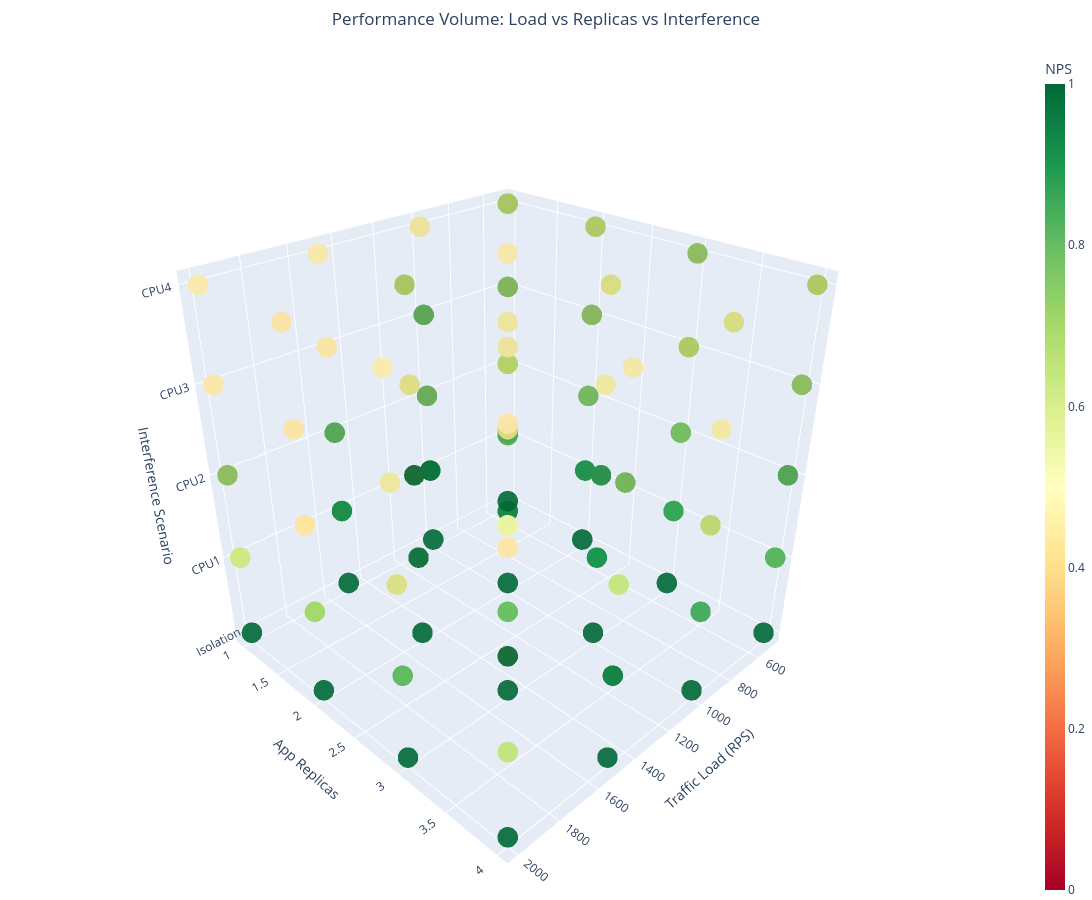

Notebook source saved alongside this figure:
### Code cell
import plotly.graph_objects as go
import pandas as pd
import numpy as np

# 1. Map Scenarios to numeric values for the Z-axis
# Using the standard order: Isolation (0) to CPU4 (4)
scenario_map = {'Isolation': 0, 'CPU1': 1, 'CPU2': 2, 'CPU3': 3, 'CPU4': 4}
plot_df['Z_Interference'] = plot_df['Scenario_Label'].map(scenario_map)

# 2. Filter out any NaNs in our plotting columns to ensure the plot isn't "empty"
plot_df = plot_df.dropna(subset=['Given_RPS', 'Replicas', 'Z_Interference', 'norm_perf'])

# 3. Create the 4D Visualization
# We use go.Isosurface or go.Scatter3d depending on data density.
# For typical test data, Scatter3d with large markers is the most reliable way 
# to see the "Volume" without interpolation errors.
fig = go.Figure(data=[go.Scatter3d(
    x=plot_df['Given_RPS'],
    y=plot_df['Replicas'],
    z=plot_df['Z_Interference'],
    mode='markers',
    marker=dict(
        size=12,
        color=plot_df['norm_perf'],   # The 4th Dimension (NPS)
        colorscale='RdYlGn',          # Green = High Perf, Red = Bad
        colorbar=dict(title="NPS", thickness=20),
        opacity=0.9,
        showscale=True,
        cmin=0,
        cmax=1
    )
)])

# 4. Update the layout to make the axes readable
fig.update_layout(
    title=dict(text='Performance Volume: Load vs Replicas vs Interference', x=0.5),
    width=1200,
    height=900,
    scene=dict(
        xaxis_title='Traffic Load (RPS)',
        yaxis_title='App Replicas',
        zaxis=dict(
            title='Interference Scenario',
            tickvals=list(scenario_map.values()),
            ticktext=list(scenario_map.keys())
        ),
        # Adjusting the camera so you can see the depth clearly
        camera=dict(
            eye=dict(x=1.5, y=1.5, z=1.2)
        )
    ),
    margin=dict(l=0, r=0, b=0, t=50)
)

fig.show()

### Figure 1 — Plotly figure (JSON) as saved in the notebook; plotly's stock layout.template omitted (floating-point values rounded to 4 significant figures; data arrays with more than 128 entries replaced by an {"elided": "..."} marker saying what was removed)
{"data": [{"marker": {"cmax": 1, "cmin": 0, "color": {"elided": "176 float values"}, "colorbar": {"thickness": 20, "title": {"text": "NPS"}}, "colorscale": [[0, "rgb(165,0,38)"], [0.1, "rgb(215,48,39)"], [0.2, "rgb(244,109,67)"], [0.3, "rgb(253,174,97)"], [0.4, "rgb(254,224,139)"], [0.5, "rgb(255,255,191)"], [0.6, "rgb(217,239,139)"], [0.7, "rgb(166,217,106)"], [0.8, "rgb(102,189,99)"], [0.9, "rgb(26,152,80)"], [1, "rgb(0,104,55)"]], "opacity": 0.9, "showscale": true, "size": 12}, "mode": "markers", "type": "scatter3d", "x": {"elided": "176 int values"}, "y": {"elided": "176 int values"}, "z": {"elided": "176 int values"}}], "layout": {"height": 900, "margin": {"b": 0, "l": 0, "r": 0, "t": 50}, "scene": {"camera": {"eye": {"x": 1.5, "y": 1.5, "z": 1.2}}, "xaxis": {"title": {"text": "Traffic Load (RPS)"}}, "yaxis": {"title": {"text": "App Replicas"}}, "zaxis": {"ticktext": ["Isolation", "CPU1", "CPU2", "CPU3", "CPU4"], "tickvals": [0, 1, 2, 3, 4], "title": {"text": "Interference Scenario"}}}, "title": {"text": "Performance Volume: Load vs Replicas vs Interference", "x": 0.5}, "width": 1200}}
